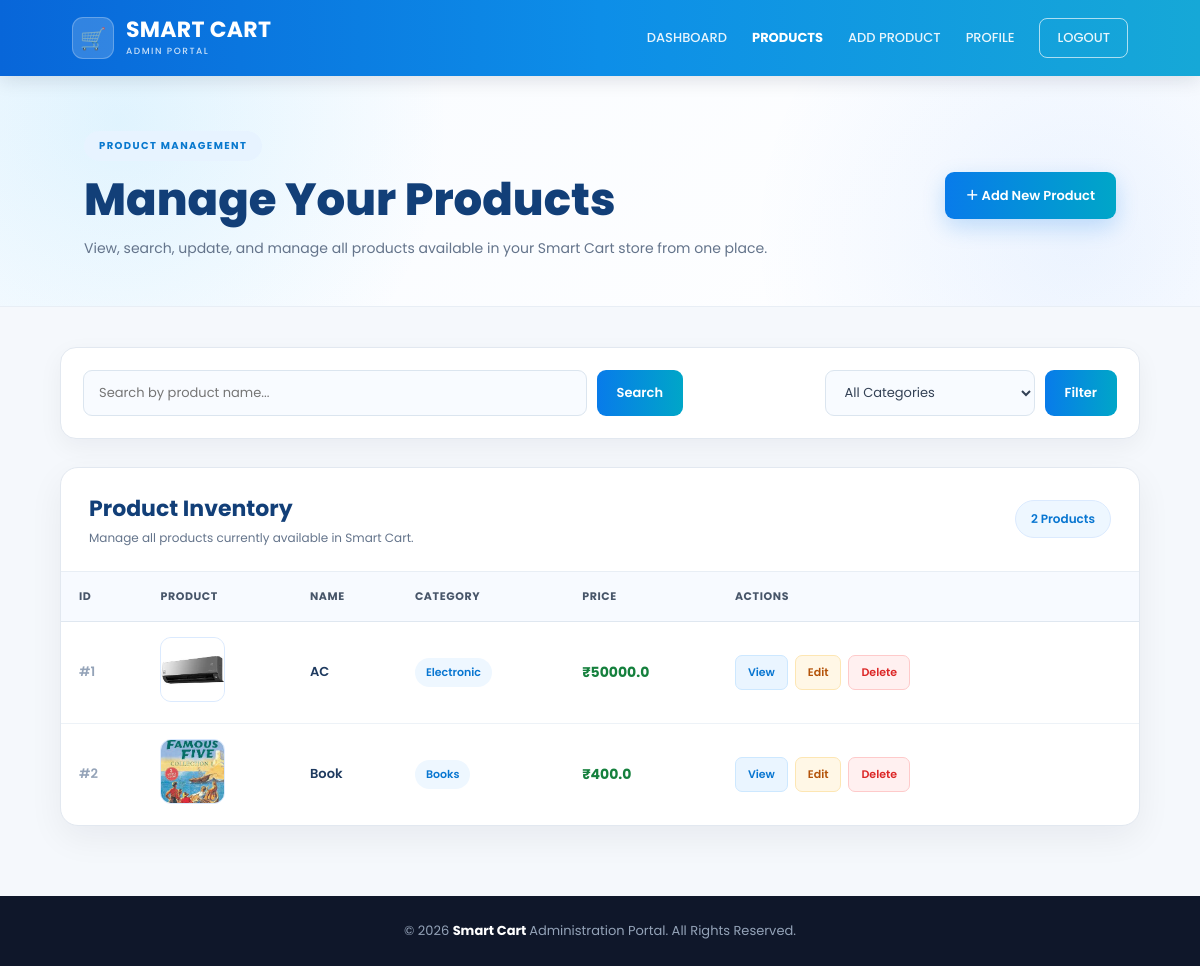
/admin/item-list (signed in), run on the app's committed database.
### tables this page shows
CREATE TABLE products (
    product_id INTEGER PRIMARY KEY AUTOINCREMENT,
    name TEXT NOT NULL,
    description TEXT,
    category TEXT,
    price REAL NOT NULL,
    image TEXT
);

### app.py (the view)
@app.route('/admin/item-list')
def item_list():
    if 'admin_id' not in session:
        flash("Please login first!", "danger")
        return redirect(url_for('admin_login'))
    search = request.args.get('search', '')
    category_filter = request.args.get('category', '')
    conn = get_db_connection()
    cursor = conn.cursor(dictionary=True)
    cursor.execute("SELECT DISTINCT category FROM products")
    categories = cursor.fetchall()
    query = "SELECT * FROM products WHERE 1=1"
    params = []
    if search:
        query += " AND name LIKE %s"
        params.append(f"%{search}%")
    if category_filter:
        query += " AND category=%s"
        params.append(category_filter)
    cursor.execute(query, params)
    products = cursor.fetchall()
    cursor.close()
    conn.close()
    return render_template(
        "admin/item_list.html",
        products=products,
        categories=categories,
        search=search,
        category_filter=category_filter
    )

### templates/admin/item_list.html (shortened to what this page needs)
<!DOCTYPE html>
<html lang="en">
<head>
</head>
<body>
<nav class="navbar">
    <a href="{{ url_for('admin_dashboard') }}"
       class="brand">
        <div class="logo-icon">
            🛒
        </div>
        <div class="logo-text">
            <h2>
                SMART CART
            </h2>
            <span>
                ADMIN PORTAL
            </span>
        </div>
    </a>
    <div class="nav-links"
         id="navLinks">
        <a href="{{ url_for('admin_dashboard') }}">
            DASHBOARD
        </a>
        <a href="{{ url_for('item_list') }}"
           class="active-link">
            PRODUCTS
        </a>
        <a href="{{ url_for('add_item_page') }}">
            ADD PRODUCT
        </a>
        <a href="{{ url_for('admin_profile') }}">
            PROFILE
        </a>
        <a href="{{ url_for('admin_logout') }}"
           class="logout-link">
            LOGOUT
        </a>
    </div>
</nav>
<section class="page-header">
    <div class="page-header-container">
        <div class="page-heading">
            <span class="page-badge">
                PRODUCT MANAGEMENT
            </span>
            <h1>
                Manage Your Products
            </h1>
            <p>
                View, search, update, and manage
                all products available in your
                Smart Cart store from one place.
            </p>
        </div>
        <a href="{{ url_for('add_item_page') }}"
           class="header-add-btn">
            ＋ Add New Product
        </a>
    </div>
</section>
<main class="main-content">
    <div class="search-filter-card">
        <form method="GET"
              action="{{ url_for('item_list') }}"
              class="search-form">
            <input
                type="text"
                name="search"
                placeholder="Search by product name..."
                value="{{ request.args.get('search', '') }}">
            <button type="submit"
                    class="search-btn">
                Search
            </button>
        </form>
        <form method="GET"
              action="{{ url_for('item_list') }}"
              class="filter-form">
            <select name="category">
                <option value="">
                    All Categories
                </option>
            </select>
            <button type="submit"
                    class="filter-btn">
                Filter
            </button>
        </form>
    </div>
    <div class="table-card">
        <div class="table-card-header">
            <div class="table-title">
                <h2>
                    Product Inventory
                </h2>
                <p>
                    Manage all products currently
                    available in Smart Cart.
                </p>
            </div>
            <div class="product-count">
                {{ products|length }}
                Products
            </div>
        </div>
        {% if products %}
        <div class="table-responsive">
            <table>
                <thead>
                    <tr>
                        <th>ID</th>
                        <th>Product</th>
                        <th>Name</th>
                        <th>Category</th>
                        <th>Price</th>
                        <th class="action-col">
                            Actions
                        </th>
                    </tr>
                </thead>
                <tbody>
                {% for product in products %}
                    <tr>
                        <td>
                            <span class="product-id">
                                #{{ product.product_id }}
                            </span>
                        </td>
                        <td>
                            <img
                                src="{{ url_for(
                                'static',
                                filename=
                                'uploads/product_images/'
                                + product.image
                                ) }}"
                                class="product-img"
                                alt="{{ product.name }}">
                        </td>
                        <td>
                            <span class="product-name">
                                {{ product.name }}
                            </span>
                        </td>
                        <td>
                            <span class="category-badge">
                                {{ product.category }}
                            </span>
                        </td>
                        <td>
                            <span class="price">
                                ₹{{ product.price }}
                            </span>
                        </td>
                        <td class="action-col">
                            <div class="actions">
                                <a
                                    href="{{ url_for(
                                    'view_item',
                                    item_id=
                                    product.product_id
                                    ) }}"
                                    class="view-btn">
                                    View
                                </a>
                                <a
                                    href="{{ url_for(
                                    'update_item',
                                    item_id=
                                    product.product_id
                                    ) }}"
                                    class="update-btn">
                                    Edit
                                </a>
                                <a
                                    href="{{ url_for(
                                    'delete_item',
                                    item_id=
                                    product.product_id
                                    ) }}"
                                    class="delete-btn"
                                    onclick="
                                    return confirm(
                                    'Are you sure you want to delete this product?'
                                    )">
                                    Delete
                                </a>
                            </div>
                        </td>
                    </tr>
                {% endfor %}
                </tbody>
            </table>
        </div>
        {% endif %}
    </div>
</main>
<footer>
    © 2026
    <strong>
        Smart Cart
    </strong>
    Administration Portal.
    All Rights Reserved.
</footer>
</body>
</html>

### data on the page
products: product_id "1", image (picture), name "AC", category "Electronic", price "50000.0"
products: product_id "2", image (picture), name "Book", category "Books", price "400.0"

### other printed values
{{ products|length }} "2"
